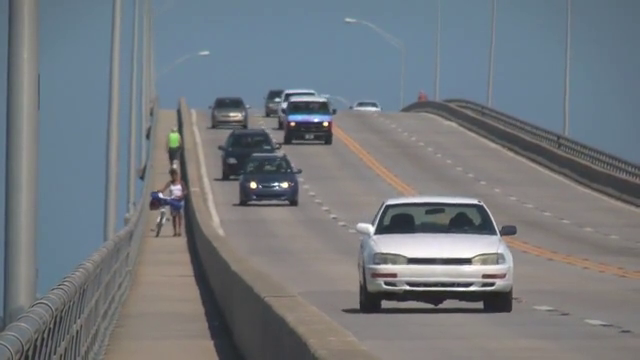
#> input picture frame 91 of Video_analysis(video_module)/resources/slow_traffic_small.mp4, 640 x 360 px, given in place of vtest.avi, which was not available
$ jupyter execute --allow-errors Image_Denoising.ipynb   (text cells are left out)
#> lines starting #> are read from the running program, lines starting #| are printed output that depends on the picture; pictures that were not available may be replaced by others from this repository, and a replacement may not be noted
[cell 1]
import numpy as np
import cv2 as cv
from matplotlib import pyplot as plt
img = cv.imread('die.png')
#> (the rest of this cell did not finish here and is left out)

[cell 2]
import numpy as np
import cv2 as cv
from matplotlib import pyplot as plt
cap = cv.VideoCapture('vtest.avi')
# create a list of first 5 frames
img = [cap.read()[1] for i in range(5)]
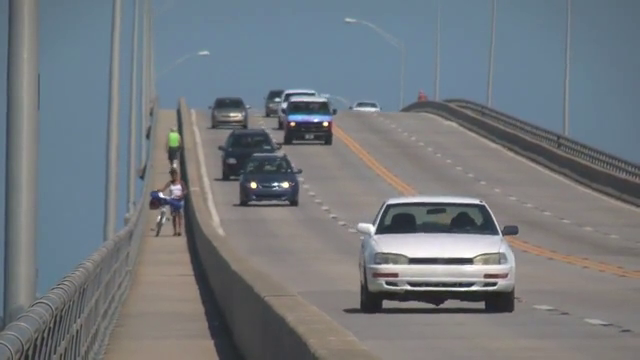
#> input picture frame 92 of Video_analysis(video_module)/resources/slow_traffic_small.mp4, 640 x 360 px, given in place of vtest.avi, which was not available
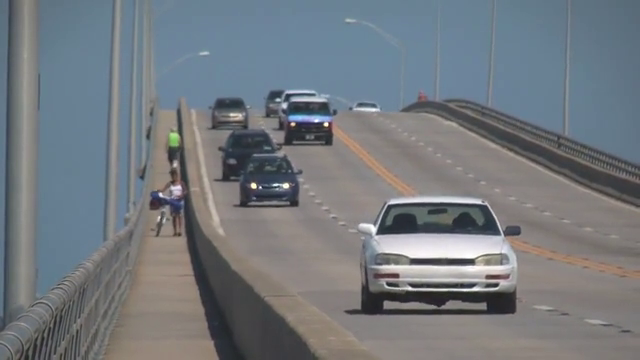
#> input picture frame 93 of Video_analysis(video_module)/resources/slow_traffic_small.mp4, 640 x 360 px, given in place of vtest.avi, which was not available
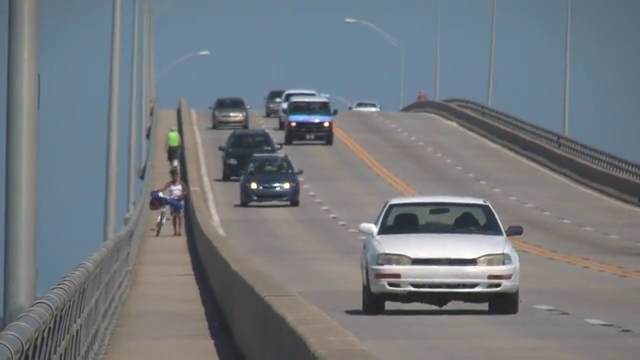
#> input picture frame 94 of Video_analysis(video_module)/resources/slow_traffic_small.mp4, 640 x 360 px, given in place of vtest.avi, which was not available
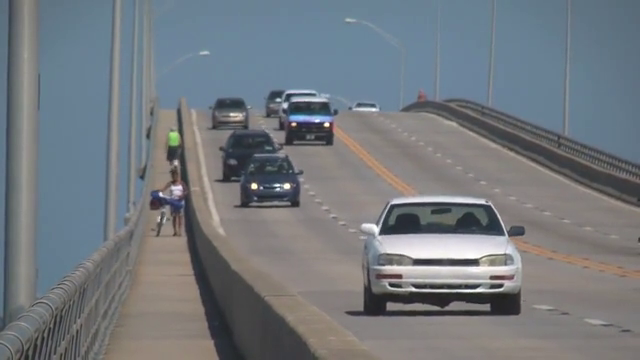
#> input picture frame 95 of Video_analysis(video_module)/resources/slow_traffic_small.mp4, 640 x 360 px, given in place of vtest.avi, which was not available
#> img = 5 items
# convert all to grayscale
gray = [cv.cvtColor(i, cv.COLOR_BGR2GRAY) for i in img]
#> gray = 5 items
# convert all to float64
gray = [np.float64(i) for i in gray]
# create a noise of variance 25
noise = np.random.randn(*gray[1].shape)*10
# Add this noise to images
noisy = [i+noise for i in gray]
#> noisy = 5 items
# Convert back to uint8
noisy = [np.uint8(np.clip(i,0,255)) for i in noisy]
# Denoise 3rd frame considering all the 5 frames
dst = cv.fastNlMeansDenoisingMulti(noisy, 2, 5, None, 4, 7, 35)
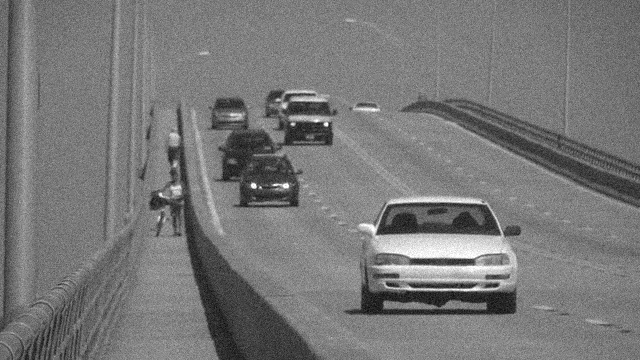
#> dst: shape (360, 640); min 0, max 255, mean 119.5
plt.subplot(131),plt.imshow(gray[2],'gray')
plt.subplot(132),plt.imshow(noisy[2],'gray')
plt.subplot(133),plt.imshow(dst,'gray')
plt.show()
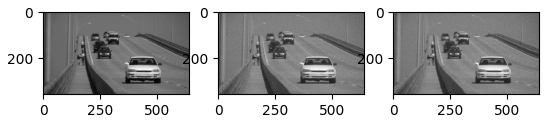
#> figure drawn by matplotlib, 3 panels

$ run again, starting later in the video
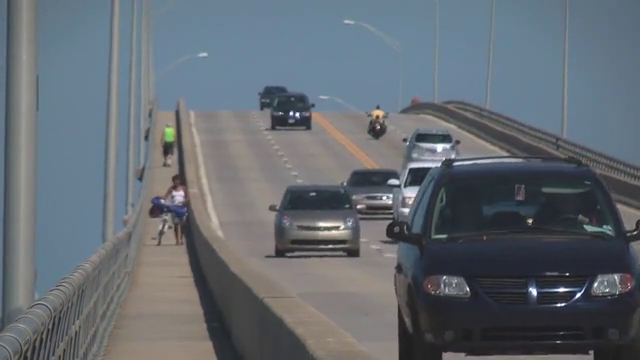
#> input picture frame 411 of Video_analysis(video_module)/resources/slow_traffic_small.mp4, 640 x 360 px, given in place of vtest.avi, which was not available
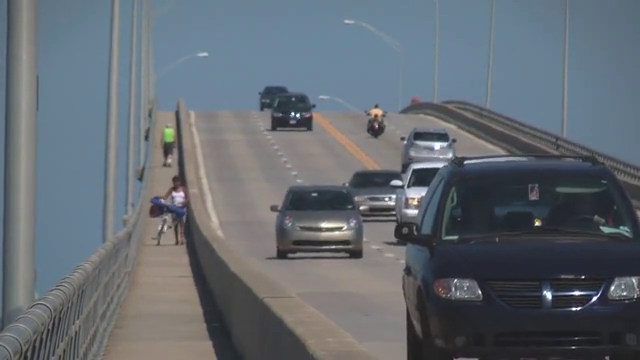
#> input picture frame 415 of Video_analysis(video_module)/resources/slow_traffic_small.mp4, 640 x 360 px, given in place of vtest.avi, which was not available
#> img = 5 items
#> `plt.show()`:
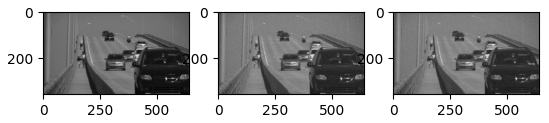
#> figure drawn by matplotlib, 3 panels

$ run again, starting later in the video
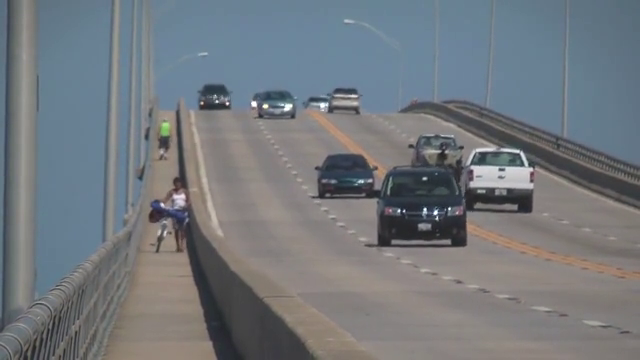
#> input picture frame 731 of Video_analysis(video_module)/resources/slow_traffic_small.mp4, 640 x 360 px, given in place of vtest.avi, which was not available
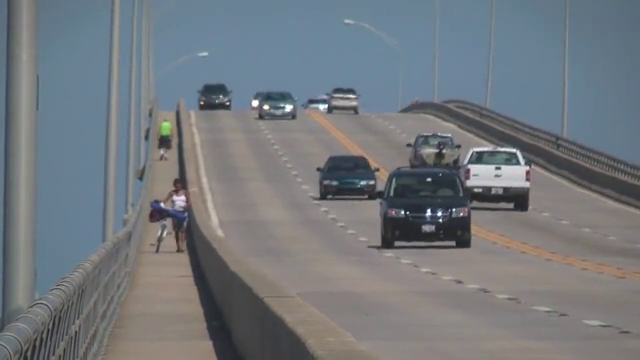
#> input picture frame 735 of Video_analysis(video_module)/resources/slow_traffic_small.mp4, 640 x 360 px, given in place of vtest.avi, which was not available
#> img = 5 items
#> `plt.show()`:
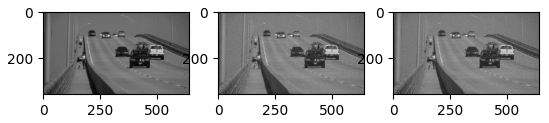
#> figure drawn by matplotlib, 3 panels
